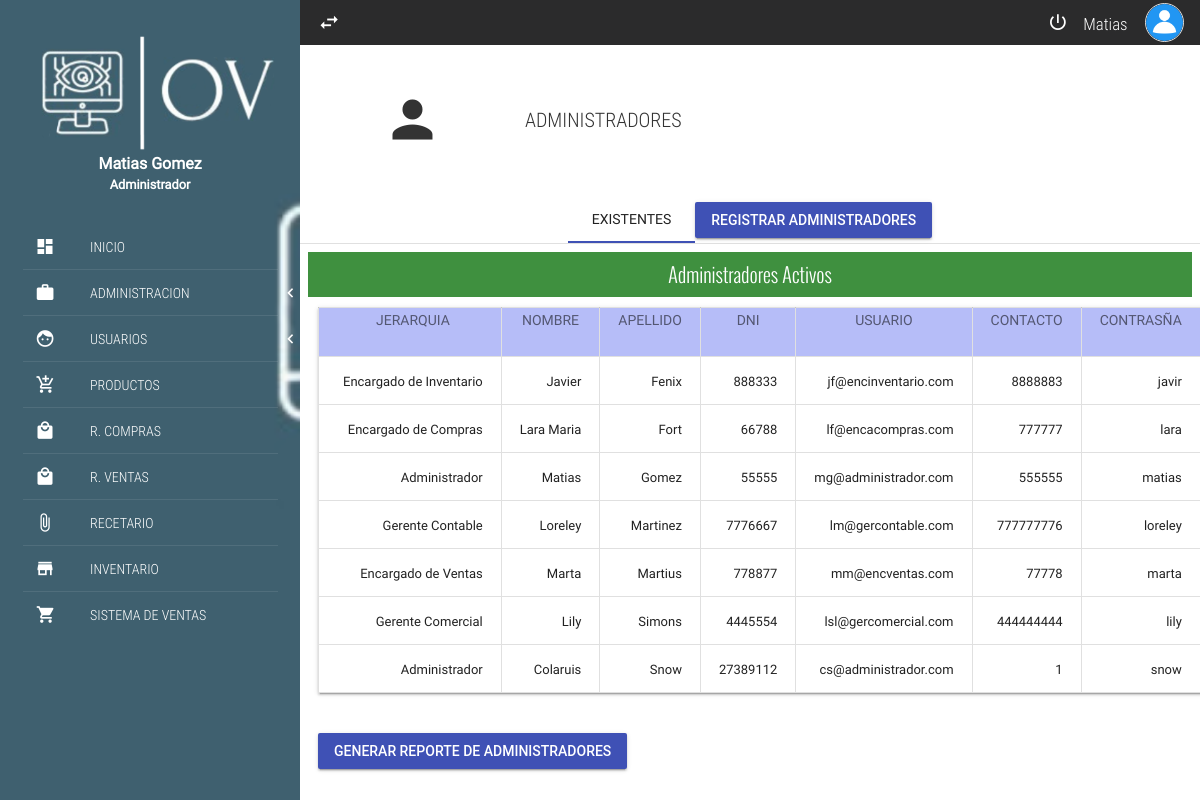
Screenshot of /SFI-V2-master/admin.php (signed in) with the database file from the repository.
### tables this page shows
CREATE TABLE `usuario` (
  `DNI_U` int(11) NOT NULL,
  `ID_JER` int(11) NOT NULL,
  `ID_PROV` int(11) NOT NULL,
  `CONTRASENA` varchar(15) NOT NULL,
  `NOMBRE` varchar(20) NOT NULL,
  `APELLIDO` varchar(20) NOT NULL,
  `USUARIO` varchar(30) NOT NULL,
  `CONTACTO` int(11) NOT NULL,
  `DOMICILIO` varchar(40) NOT NULL,
  `CIUDAD` varchar(40) NOT NULL,
  `Disponibilidad` int(11) NOT NULL
);

CREATE TABLE `jerarquia` (
  `ID_JER` int(11) NOT NULL,
  `JERARQUIA` varchar(30) NOT NULL
);

### SFI-V2-master/funciones/mostrarAdmin.php (called while the page is built)
<?php
function ListarAdmin($vConexion) {
    $Listado=array();
    $SQL = "SELECT u.nombre, u.apellido, u.DNI_U, u.usuario, u.contacto, u.Disponibilidad, j.jerarquia, u.Contrasena
    FROM usuario u, jerarquia j
    WHERE u.id_jer=j.id_jer AND u.id_jer != 2
    ORDER BY u.apellido ASC";
     $rs = mysqli_query($vConexion, $SQL);
     $i=0;
    while ($data = mysqli_fetch_array($rs)) {
            $Listado[$i]['NOM_U'] = $data['nombre'];
            $Listado[$i]['APE_U'] = $data['apellido'];
            $Listado[$i]['DNIuser'] = $data['DNI_U'];
            $Listado[$i]['USER'] = $data['usuario'];
            $Listado[$i]['CON_U'] = $data['contacto'];
            $Listado[$i]['DISPO_U'] = $data['Disponibilidad'];
            $Listado[$i]['JERARQUIA'] = $data['jerarquia'];
            $Listado[$i]['CONTRA'] = $data['Contrasena'];
            $i++;
    }
    return $Listado;
}
?>

### SFI-V2-master/admin.php (the view, shortened to what this page needs)
<?php
$MiConexion=ConexionBD();
require_once 'funciones/mostrarAdmin.php';
$ListadoUser = ListarAdmin($MiConexion);
$CantidadUsers = count($ListadoUser);
 ?>
<!DOCTYPE html>
<html lang="es">
<head>
	<link rel="stylesheet" href="css/normalize.css">
	<link rel="stylesheet" href="css/sweetalert2.css">
	<link rel="stylesheet" href="css/material.min.css">
	<link rel="stylesheet" href="css/material-design-iconic-font.min.css">
	<link rel="stylesheet" href="css/jquery.mCustomScrollbar.css">
	<link rel="stylesheet" href="css/main.css">
</head>
<body>
<?php require_once 'inc/barralateral.inc.php';  ?>
	<section class="full-width pageContent">
		<?php require_once 'inc/barranav.inc.php'; ?>
		<section class="full-width header-well">
			<div class="full-width header-well-icon">
				<i class="zmdi zmdi-account"></i>
			</div>
			<div class="full-width header-well-text">
				<p class="text-condensedLight">
					ADMINISTRADORES
				</p>
			</div>
		</section>
		<div class="mdl-tabs mdl-js-tabs mdl-js-ripple-effect">
			<div class="mdl-tabs__tab-bar">
				<a href="#tabListClient" class="mdl-tabs__tab is-active">EXISTENTES</a>
				<div class="panel-tittle text-center"><a href="registraradmin.php" class="mdl-button mdl-js-button mdl-button--raised mdl-button--colored">REGISTRAR ADMINISTRADORES</a></div>
			</div>
<div class="mdl-tabs__panel is-active" id="tabListClient">
				<div class="mdl-grid">
							<div class="full-width panel-tittle bg-success text-center tittles">
								Administradores Activos
							</div>
							<div class="full-width panel-content">
					<table id="miTabla" cellpadding="100" cellspacing="100" border="3" class="mdl-data-table mdl-js-data-table mdl-shadow--2dp full-width table-responsive-scroll">
							<thead>
							<tr class="color">
								<th onclick="sortTable(0, this)"><p class="text-center">JERARQUIA</p></th>
								<th onclick="sortTable(1, this)"><p class="text-center">NOMBRE</p></th>
								<th onclick="sortTable(2, this)"><p class="text-center">APELLIDO</p></th>
								<th onclick="sortTable(3, this)"><p class="text-center">DNI</p></th>
								<th onclick="sortTable(4, this)"><p class="text-center">USUARIO</p></th>
								<th onclick="sortTable(5, this)"><p class="text-center">CONTACTO</p></th>
                <th onclick="sortTable(5, this)"><p class="text-center">CONTRASÑA</p></th>
							</tr>
						</thead>
						<tbody>
							<?php
							for ($i = 0; $i < $CantidadUsers; $i++) { ?>
						<?php	if ($ListadoUser[$i]['DISPO_U'] != 0) {  ?>
								<tr>
											<td ><?php echo $ListadoUser[$i]['JERARQUIA']; ?></td>
											<td ><?php echo $ListadoUser[$i]['NOM_U']; ?></td>
											<td ><?php echo $ListadoUser[$i]['APE_U']; ?></td>
											<td ><?php echo $ListadoUser[$i]['DNIuser']; ?></td>
											<td ><?php echo $ListadoUser[$i]['USER']; ?></td>
											<td ><?php echo $ListadoUser[$i]['CON_U']; ?></td>
                      <?php if ($_SESSION['Usuario_id_jer'] == 1 ) { ?>
                <td ><?php echo $ListadoUser[$i]['CONTRA']; ?></td>
                <?php } ?>
									</tr>
								<?php } ?>
								<?php } ?>
									</div>
<br>
<br>
<button onclick="window.open('Reportes/reporteAdmin.php', '_blank')" class="mdl-button mdl-js-button mdl-button--raised mdl-button--colored">Generar reporte de administradores</button>
<br>
<br>
								</div>
							</div>
						</div>
	</section>
</body>
</html>

### SFI-V2-master/inc/barralateral.inc.php (shortened to what this page needs)
	<section class="full-width navLateral">
		<div class="full-width navLateral-bg btn-menu"></div>
			<figure class="full-width navLateral-body-tittle-menu">
				<div>
					<img src="assets/img/ov.png" class="img-responsive mCS_img_loaded">
				</div>
				<figcaption>
					<span>
						<strong><?php echo $_SESSION['Usuario_Nombre'].' '. $_SESSION['Usuario_Apellido']?><br>
						<small><?php echo $_SESSION['Usuario_Jerarquia']?></small></strong>
					</span>
				</figcaption>
			</figure>
			<nav class="full-width">
				<ul class="full-width list-unstyle menu-principal">
					<li class="full-width">
						<a href="home.php" class="full-width">
							<div class="navLateral-body-cl">
								<i class="zmdi zmdi-view-dashboard"></i>
							</div>
							<div class="navLateral-body-cr">
								INICIO
							</div>
						</a>
					</li>
					<li class="full-width divider-menu-h"></li>
				 <?php if ($_SESSION['Usuario_id_jer'] != 2 ) { ?>
					<li class="full-width">
						<a href="#!" class="full-width btn-subMenu">
							<div class="navLateral-body-cl">
								<i class="zmdi zmdi-case"></i>
							</div>
							<div class="navLateral-body-cr">
								ADMINISTRACION
							</div>
							<span class="zmdi zmdi-chevron-left"></span>
						</a>
					</li>
					<?php } ?>
<?php if (!in_array($_SESSION['Usuario_id_jer'], array(3,5,7 ))) { ?>
					<li class="full-width divider-menu-h"></li>
					<li class="full-width">
						<a href="#!" class="full-width btn-subMenu">
							<div class="navLateral-body-cl">
								<i class="zmdi zmdi-face"></i>
							</div>
							<div class="navLateral-body-cr">
								USUARIOS
							</div>
							<span class="zmdi zmdi-chevron-left"></span>
						</a>
					</li>
					<?php } ?>
					<li class="full-width divider-menu-h"></li>
					<li class="full-width">
						<a href="productos.php" class="full-width">
							<div class="navLateral-body-cl">
								<i class="zmdi zmdi-shopping-cart-plus"></i>
							</div>
							<div class="navLateral-body-cr">
								PRODUCTOS
							</div>
						</a>
					</li>
					<li class="full-width divider-menu-h"></li>
					<?php if ($_SESSION['Usuario_id_jer'] != 2 && $_SESSION['Usuario_id_jer'] != 6 ) { ?>
					<li class="full-width">
						<a href="compra.php" class="full-width">
							<div class="navLateral-body-cl">
								<i class="zmdi zmdi-local-mall"></i>
							</div>
							<div class="navLateral-body-cr">
								R. COMPRAS
							</div>
						</a>
					</li>
					<?php } ?>
					<li class="full-width divider-menu-h"></li>
					<?php if ($_SESSION['Usuario_id_jer'] != 3 && $_SESSION['Usuario_id_jer'] != 7) { ?>
					<li class="full-width">
						<a href="Venta.php" class="full-width">
							<div class="navLateral-body-cl">
								<i class="zmdi zmdi-local-mall"></i>
							</div>
							<div class="navLateral-body-cr">
								R. VENTAS
							</div>
						</a>
					</li><?php } ?>
					<li class="full-width divider-menu-h"></li>
					<?php if (!in_array($_SESSION['Usuario_id_jer'], array(3, 4, 5, 7))) { ?>
					<li class="full-width">
						<a href="recetas.php" class="full-width">
							<div class="navLateral-body-cl">
								<i class="zmdi zmdi-attachment-alt"></i>
							</div>
							<div class="navLateral-body-cr">
								RECETARIO
							</div>
						</a>
					</li><?php } ?>
					<li class="full-width divider-menu-h"></li>
					<?php if (!in_array($_SESSION['Usuario_id_jer'], array(2,4, 6))) { ?>
					<li class="full-width">
						<a href="inventory.php" class="full-width">
							<div class="navLateral-body-cl">
								<i class="zmdi zmdi-store"></i>
							</div>
							<div class="navLateral-body-cr">
								INVENTARIO
							</div>
						</a>
					</li>
<?php } ?>
					<li class="full-width divider-menu-h"></li>
					<?php if (!in_array($_SESSION['Usuario_id_jer'], array(3, 4, 5, 6, 7))) { ?>
					<li class="full-width">
						<a href="sistemaventas.php" class="full-width">
							<div class="navLateral-body-cl">
								<i class="zmdi zmdi-shopping-cart"></i>
							</div>
							<div class="navLateral-body-cr">
								SISTEMA DE VENTAS
							</div>
						</a>
					</li>
					<?php } ?>
				</ul>
			</nav>
	</section>

### SFI-V2-master/inc/barranav.inc.php (shortened to what this page needs)
<div class="full-width navBar">
	<div class="full-width navBar-options">
		<i class="zmdi zmdi-swap btn-menu" id="btn-menu"></i>
		<nav class="navBar-options-list">
			<ul class="list-unstyle">
				<li class="btn-exit" id="btn-exit">
					<i class="zmdi zmdi-power"></i>
				</li>
				<li class="text-condensedLight noLink" ><small><?php echo $_SESSION['Usuario_Nombre']?></small></li>
				<li class="noLink">
					<figure>
						<img src="assets/img/icon.png" alt="Avatar" class="img-responsive">
					</figure>
				</li>
			</ul>
		</nav>
	</div>
</div>

### SFI-V2-master/css/main.css (style rules this page uses)
:root { --color-text: #3F51B5; --primary-color: #2B2B2C; --acent-color: #DB763B; }
html, body { width: 100%; height: 100%; margin: 0; padding: 0; font-size: 16px; font-family: "RobotoRegular"; position: relative; background-color: blueviolet; }
.text-condensedLight { font-family: "RobotoCondensedLight"; }
.text-center { text-align: center; }
.tittles { font-family: "OswaldLight"; }
.full-width { margin: 0; padding: 0; width: 100%; box-sizing: border-box; }
.list-unstyle { margin: 0; padding: 0; list-style: none; box-sizing: border-box; }
.img-responsive { width: 100%; height: auto; }
.divider-menu-h { height: 0; border-top: 1px solid rgba(255, 255, 255, .09); width: 85%; margin: 0 auto; }
.panel-tittle { height: 45px; display: block; line-height: 45px; color: #fff; font-size: 20px; }
.panel-content { display: block; padding: 10px; }
.header-well, .header-well-icon, .header-well-text { min-height: 150px; height: auto; }
.header-well { position: relative; }
.header-well-icon, .header-well-text { position: absolute; top: 0; color: #333; }
.header-well-icon { left: 0; width: 25%; }
.header-well-icon i, .header-well-text p { position: absolute; top: 50%; display: block; width: 100%; transform: translateY(-50%); }
.header-well-icon i { text-align: center; font-size: 60px; }
.header-well-text { right: 0; width: 75%; }
.header-well-text p { font-size: 20px; margin: 0; padding: 0; }
.bg-success { background-color: #3f903f !important; }
.navBar { background-color: var(--primary-color); height: 45px; color: #fff; }
.navBar-options { line-height: 45px; height: 45px; position: absolute; width: 100%; top: 0; right: 0; padding: 0; transition: all .3s ease-in-out; }
.navBar-options .btn-menu, .navBar-options-list { line-height: 45px; position: absolute; top: 0; height: 45px; margin: 0; padding: 0; }
.navBar-options .btn-menu { width: 40px; left: 0; font-size: 23px; cursor: pointer; user-select: none; text-align: center; outline: none; margin-left: 9px; }
.navBar-options-list { right: 9px; }
.navBar-options-list .noLink { cursor: inherit !important; }
.navBar-options-list ul { height: 45px; }
.navBar-options-list ul li { height: 45px; line-height: 45px; cursor: pointer; display: inline-block; padding: 0 7px; font-size: 21px; -moz-user-select: none; -webkit-user-select: none; -ms-user-select: none; }
.navBar-options-list ul li { outline: none; }
.navBar-options-list ul li figure, .navBar-options-list ul li figure img { margin: 0; padding: 0; padding-top: 0; margin-top: 0; box-sizing: border-box; }
.navBar-options-list ul li figure { height: 45px; }
.navBar-options-list ul li figure img { border: 1px solid #E1E1E1; border-radius: 50%; width: 39px; height: 39px; margin-bottom: 3px; }
.navLateral, .navLateral-body, .navLateral-bg { position: absolute; top: 0; height: 100%; }
.navLateral { left: 0; width: 300px; z-index: 100; transition: all .3s ease-in-out; background-image: url("../assets/img/logolimpio.png"); background-size: cover; color: #fff; overflow: hidden; }
.navLateral-body-cl, .navLateral-body-cr { box-sizing: border-box; height: 77px; float: left; margin: 0; padding: 0; position: relative; }
.navLateral-body-cl { width: 30%; }
.navLateral-body-cr { width: 70%; font-family: "RobotoCondensedLight"; }
.navLateral-body-tittle-menu { text-align: center; padding: 30px 0; }
.navLateral-body-tittle-menu img { max-width: 250px; }
.menu-principal li, .menu-principal li a { display: block; }
.menu-principal li a { height: 45px; color: #fff; position: relative; transition: all .3s ease-in-out; }
.menu-principal li a div.navLateral-body-cl, .menu-principal li a div.navLateral-body-cr { height: 45px; line-height: 45px; }
.menu-principal li a div.navLateral-body-cl { text-align: center; font-size: 20px; }
.btn-subMenu span { position: absolute; top: 0; right: 7px; line-height: 45px; height: 45px; font-size: 19px; }
.pageContent { padding-left: 300px; width: 100%; height: 100%; overflow: hidden; z-index: 77; background-color: #fff; transition: all .3s ease-in-out; }

### SFI-V2-master/admin.php (style rules this page uses)
.color { background-color: #b6bdf8; }
.table-responsive-scroll { max-height: 600px; overflow-y: auto; }

### rows the page displays
usuario: ID_JER.JERARQUIA "Encargado de Inventario", NOMBRE "Javier", APELLIDO "Fenix", DNI_U "888333", USUARIO "jf@encinventario.com", CONTACTO "8888883", CONTRASENA "javir"
usuario: ID_JER.JERARQUIA "Encargado de Compras", NOMBRE "Lara Maria", APELLIDO "Fort", DNI_U "66788", USUARIO "lf@encacompras.com", CONTACTO "777777", CONTRASENA "lara"
usuario: ID_JER.JERARQUIA "Administrador", NOMBRE "Matias", APELLIDO "Gomez", DNI_U "55555", USUARIO "mg@administrador.com", CONTACTO "555555", CONTRASENA "matias"
usuario: ID_JER.JERARQUIA "Gerente Contable", NOMBRE "Loreley", APELLIDO "Martinez", DNI_U "7776667", USUARIO "lm@gercontable.com", CONTACTO "777777776", CONTRASENA "loreley"
usuario: ID_JER.JERARQUIA "Encargado de Ventas", NOMBRE "Marta", APELLIDO "Martius", DNI_U "778877", USUARIO "mm@encventas.com", CONTACTO "77778", CONTRASENA "marta"
usuario: ID_JER.JERARQUIA "Gerente Comercial", NOMBRE "Lily", APELLIDO "Simons", DNI_U "4445554", USUARIO "lsl@gercomercial.com", CONTACTO "444444444", CONTRASENA "lily"
usuario: ID_JER.JERARQUIA "Administrador", NOMBRE "Colaruis", APELLIDO "Snow", DNI_U "27389112", USUARIO "cs@administrador.com", CONTACTO "1", CONTRASENA "snow"

### other values shown
$_SESSION['Usuario_Nombre'] "Matias"
$_SESSION['Usuario_Apellido'] "Gomez"
$_SESSION['Usuario_Jerarquia'] "Administrador"
